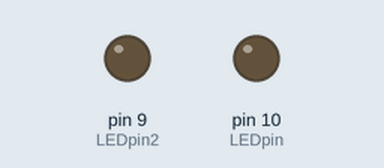
This sketch was run on a simulated Arduino Uno, built with avr-gcc and run on an emulated ATmega328P. Shown: output pins drawn as LEDs (lit = HIGH).

Above: at 0.02 s.
At 0.3 s:
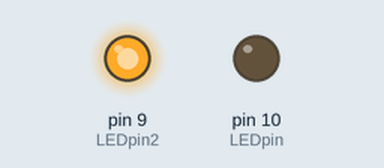
Timing chart, 0 to 33.8 s (numbered marks = the images above):
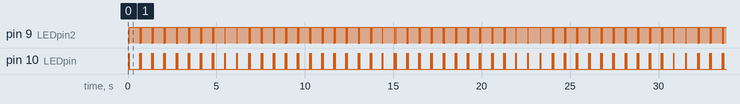

Measured:
- by itself, pin 9 (LEDpin2), pin 10 (LEDpin): moves between LOW and HIGH, repeating every 26.0 s

The sketch:

heart-beat-fake-1.ino
```cpp
long heartBeatArray[] = {
  50, 100, 15, 1200
};
int hbeatIndex = 1;    // this initialization is not important
long prevMillis;

int LEDpin = 10;
int LEDpin2 = 9;


void setup()
{
  Serial.begin(9600);
  pinMode(LEDpin, OUTPUT);
  pinMode(LEDpin2, OUTPUT);
}

void loop()
{
  heartBeat(0.5);     // try changing parameter
}

void heartBeat(float tempo) {
  if ((millis() - prevMillis) > (long)(heartBeatArray[hbeatIndex] * tempo)) {
    hbeatIndex++;
    if (hbeatIndex > 3) hbeatIndex = 0;

    if ((hbeatIndex % 2) == 0) {    // modulo 2 operator will be true on even counts
      digitalWrite(LEDpin, HIGH);
      digitalWrite(LEDpin2, LOW);
    }
    else {
      digitalWrite(LEDpin, LOW);
      digitalWrite(LEDpin2, HIGH);
    }
    //  Serial.println(hbeatIndex);
    prevMillis = millis();
  }
}


void stopHeatbeat() {
  digitalWrite(LEDpin, LOW);
  digitalWrite(LEDpin2, LOW);
}
```
